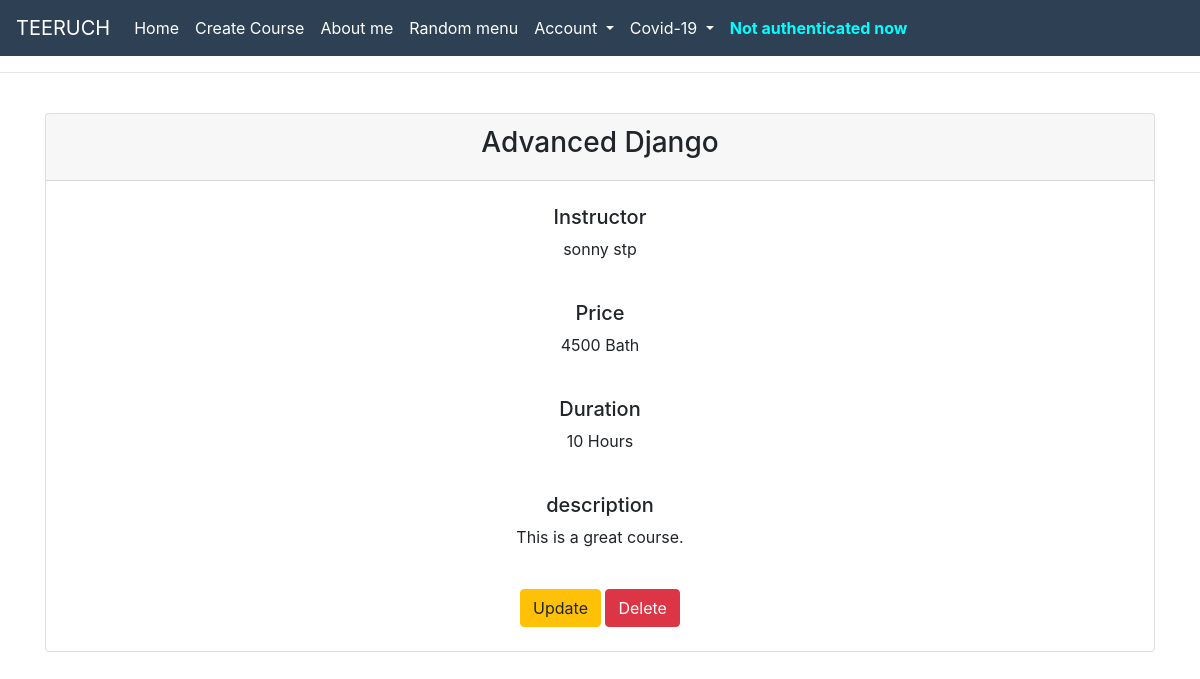
The app's page /post-details/4 with its own data.
### models.py (models this page shows)
class Course(db.Model) :
    id = db.Column(db.Integer, primary_key=True)
    title = db.Column(db.String(120), nullable=False)
    description = db.Column(db.Text, nullable=False)
    price = db.Column(db.Integer, nullable=False)
    duration = db.Column(db.Integer, nullable=False)
    instructor = db.Column(db.String(80), nullable=False)
    date_created = db.Column(db.DateTime(), default=datetime.utcnow)

### app.py (the view)
@app.route('/post-details/<int:id>')
def post_details(id):
    single_course = Course.query.get(id)
    return render_template("post-details.html", single_course=single_course)

### templates/post-details.html (shortened to what this page needs)
{% extends 'base.html' %}
{% block content %}
{% if single_course %}
<br>
<div class="main" style="text-align: center">
    <div class="container">
        <div class="card">
            <div class="card-header">
                <h3>{{single_course.title}}</h3>
            </div><br>
            <div>
                <h5>Instructor</h5>
                <p>{{single_course.instructor}}</p>
            </div><br>
            <div>
                <h5>Price</h5>
                <p>{{single_course.price}} Bath</p>
            </div><br>
            <div>
                <h5>Duration</h5>
                <p>{{single_course.duration}} Hours</p>
            </div><br>
            <div>
                <h5>description</h5>
                <p>{{single_course.description}}</p>
            </div><br>
            <div>
                <a class="btn btn-warning" href="/update/{{single_course.id}}" role="button">Update</a>
                <a class="btn btn-danger" href="/delete/{{single_course.id}}" role="button" onclick="return confirm('Would you like to remove your course?')">Delete</a>
            </div><br>
        </div>
    </div>
</div><br>
{% endif %}
{% endblock content %}

### static/css/about.css (style rules this page uses)
body { background: -webkit-linear-gradient(left, #ffffff, #ffffff); }

### records on screen
Course: title "Advanced Django", instructor "sonny stp", price "4500", duration "10", description "This is a great course."
